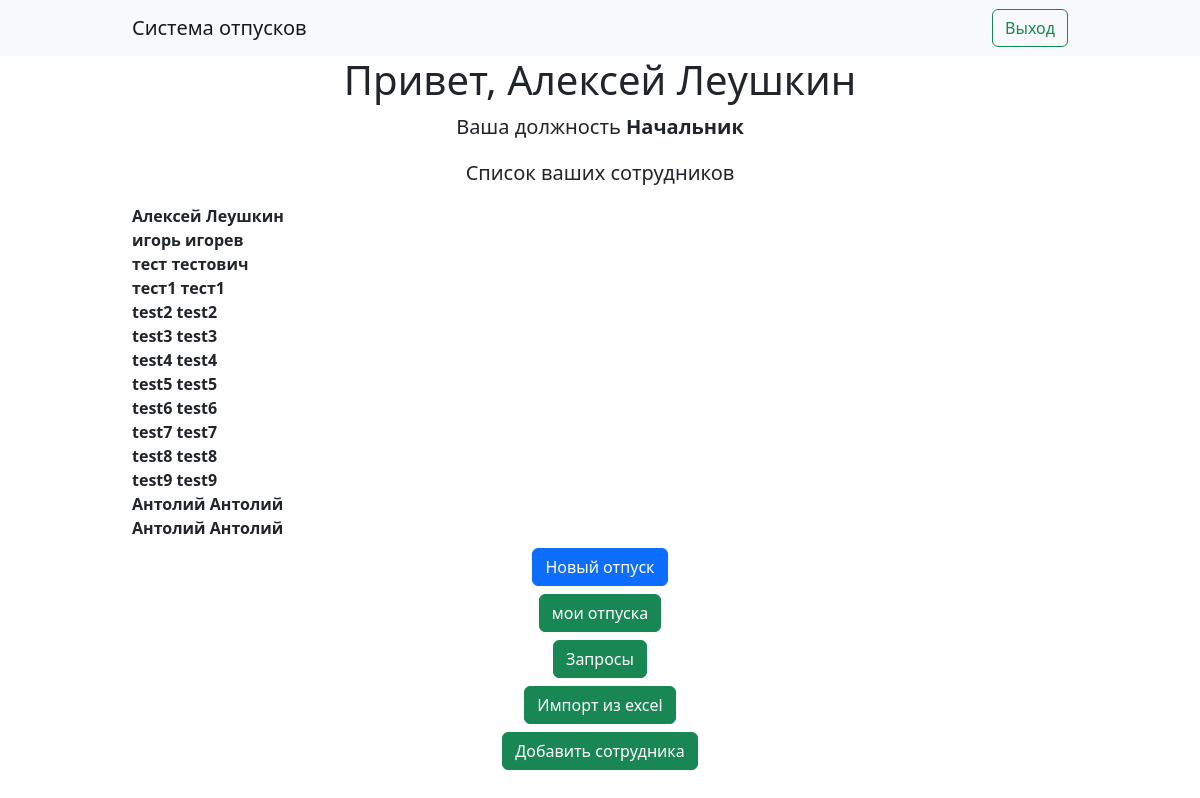
Screenshot of /lk (signed in) with the database file from the repository.
### lk/models.py (models this page shows, shortened)
class User(AbstractUser):
    user_type = models.CharField(verbose_name='Должность', max_length=10, choices=USER_TYPE_CHOICES, default=USER_TYPE_EMPLOYEE)
    user_boss = models.ForeignKey('self', verbose_name='Начальник', on_delete=models.CASCADE, blank=True, null=True, default='')
    available_days = models.IntegerField( verbose_name='Дней отпуска', blank=True, null=True, default=28)
    is_14 = models.BooleanField(default=False)
    class Meta(AbstractUser.Meta):
        swappable = 'AUTH_USER_MODEL'

### lk/views.py (the view)
# urls.py: path('lk', LkView.as_view(), name='lk'),
class LkView(TemplateView):
    template_name = 'lk.html'
    user = None
    employers = None
    def dispatch(self, request, *args, **kwargs):
        if not request.user.is_authenticated:
            return redirect('login_user')
        return super().dispatch(request, *args, **kwargs)
    def get(self, request: HttpRequest, *args: Any, **kwargs: Any) -> HttpResponse:
        self.user = get_user_by_id(request.user.pk)
        if self.user and self.user.user_type == USER_TYPE_BOSS:
            self.employers = User.objects.filter(user_boss=request.user.pk)
        return super().get(request, *args, **kwargs)
    def get_context_data(self, **kwargs):
        context = super(LkView, self).get_context_data(**kwargs)
        if self.employers:
            context.update({
                'employers': self.employers
            })
        context.update({
            'user': self.user,
        })
        return context

### lk/views.py (called while the page is built)
def get_user_by_id(id,):
    try:
        user = User.objects.get(pk=id)
        return user
    except User.DoesNotExist:
        return None

### lk/templates/lk.html
{% extends 'base.html' %}
{% block content %}
<div class="container d-flex flex-column " style="height: inherit;">
    <h1 class="mb-2 text-center">Привет, {{ user.first_name}} {{ user.last_name }}</h1>
    <p class="fs-5 text-center">Ваша должность <b>{{ user.user_type }}</b></p>
    {% if employers %}
        <p class="fs-5 text-center">Список ваших сотрудников</p>
        <td>
        {%for employee in employers %}
            <tr class="fs-5 text-left"><b>{{ employee.first_name }} {{ employee.last_name }}</b></tr>
        {% endfor %}
        </td>
    {% endif %}
    <div class="container d-flex flex-column justify-content-center align-items-center" style="height: inherit;">
        <a href="{% url 'vacation_request' %}"><button type="button" class="btn btn-primary mb-2">Новый отпуск</button></a>
        <a href="{% url 'vacation_list' %}"><button type="button" class="btn btn-success mb-2">мои отпуска</button></a>
        {%if user.user_type == 'Начальник'%}
        <a href="{% url 'vacation_request_list'%}"><button type="button" class="btn btn-success mb-2">Запросы</button></a>
        <a href="{% url 'import_from_excel' %}"><button type="button" class="btn btn-success mb-2">Импорт из excel</button></a>
        <a href="{% url 'add_employer' %}"><button type="button" class="btn btn-success mb-2">Добавить сотрудника</button></a>
        {%endif%}
    </div>
</div>
{% endblock content %}

### lk/templates/base.html (shortened to what this page needs)
<!DOCTYPE html>
<html lang="en">
<head>
    <link href="https://cdn.jsdelivr.net/npm/bootstrap@5.2.2/dist/css/bootstrap.min.css" rel="stylesheet">
</head>
<body>
    <nav class="navbar navbar-expand-lg bg-light">
        <div class="container d-flex">
            <a class="navbar-brand" href="">Система отпусков</a>
            {% if user.is_authenticated %}
            <div class="collapse navbar-collapse" id="navbarSupportedContent">
                <a href="{% url 'logout_user' %}"><button class="btn btn-outline-success" type="submit">Выход</button></a>
            </div>
            {% else %}
            <div class="collapse navbar-collapse" id="navbarSupportedContent">
                <div class="me-auto"></div>
                <a href="{% url 'login_user' %}"><button class="btn btn-outline-success" type="submit">Войти</button></a>
            </div>
            {% endif %}
        </div>
    </nav>
    {% block content %}
    {% endblock content %}
</body>
</html>

### lk/templates/base.html (style rules this page uses)
html, body { height: 97%; }
.container { max-width: 960px; }

### rows the page displays
User: first_name "Алексей", last_name "Леушкин", user_type "Начальник"
User: first_name "Алексей", last_name "Леушкин"
User: first_name "игорь", last_name "игорев"
User: first_name "тест", last_name "тестович"
User: first_name "тест1", last_name "тест1"
User: first_name "test2", last_name "test2"
User: first_name "test3", last_name "test3"
User: first_name "test4", last_name "test4"
User: first_name "test5", last_name "test5"
User: first_name "test6", last_name "test6"
User: first_name "test7", last_name "test7"
User: first_name "test8", last_name "test8"
User: first_name "test9", last_name "test9"
User: first_name "Антолий", last_name "Антолий"
User: first_name "Антолий", last_name "Антолий"
